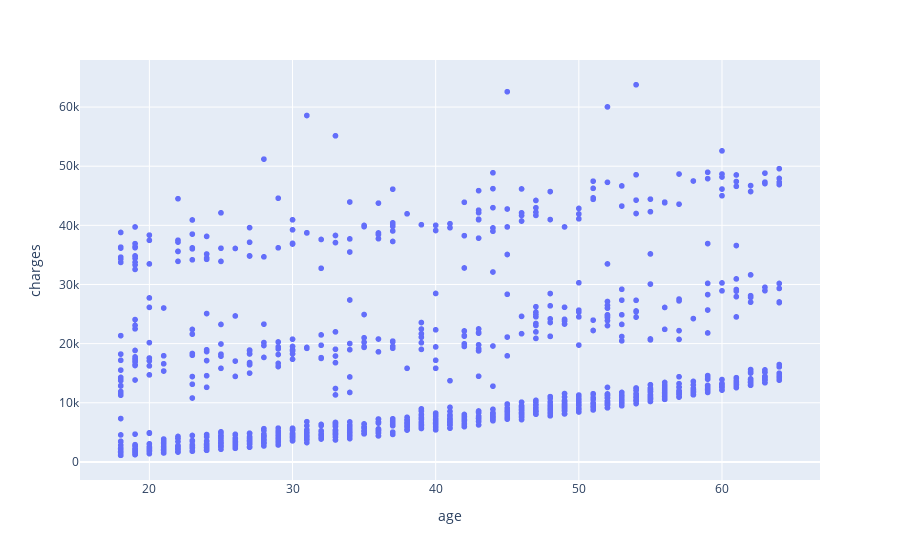

Write notebook code for a chart like this one.
### Code cell
fig=px.scatter(df,x='age',y='charges')
fig.show()
## like if we see different variation in same plot we use more divider like hue, 
## like in this plot we see three division so we can divide it by smoker

### Figure 1 — Plotly figure (JSON) as saved in the notebook; plotly's stock layout.template omitted (floating-point values rounded to 4 significant figures; data arrays with more than 128 entries replaced by an {"elided": "..."} marker saying what was removed)
{"data": [{"hovertemplate": "age=%{x}<br>charges=%{y}<extra></extra>", "legendgroup": "", "marker": {"color": "#636efa", "symbol": "circle"}, "mode": "markers", "name": "", "showlegend": false, "type": "scattergl", "x": {"elided": "1338 int values"}, "xaxis": "x", "y": {"elided": "1338 float values"}, "yaxis": "y"}], "layout": {"legend": {"tracegroupgap": 0}, "margin": {"t": 60}, "xaxis": {"anchor": "y", "domain": [0, 1], "title": {"text": "age"}}, "yaxis": {"anchor": "x", "domain": [0, 1], "title": {"text": "charges"}}}}
